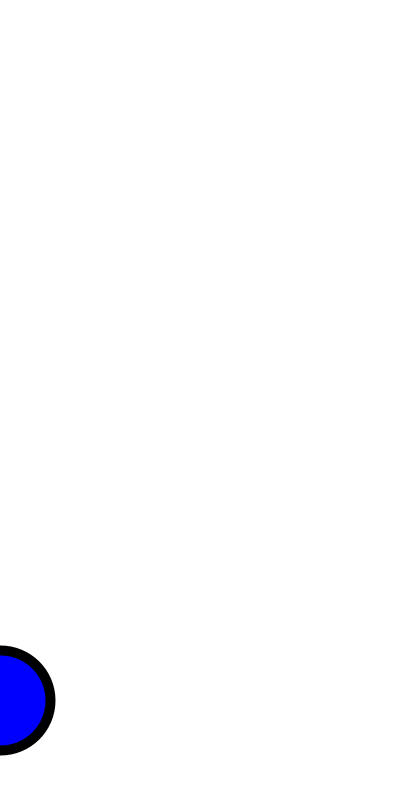
Frame 1 (no input)
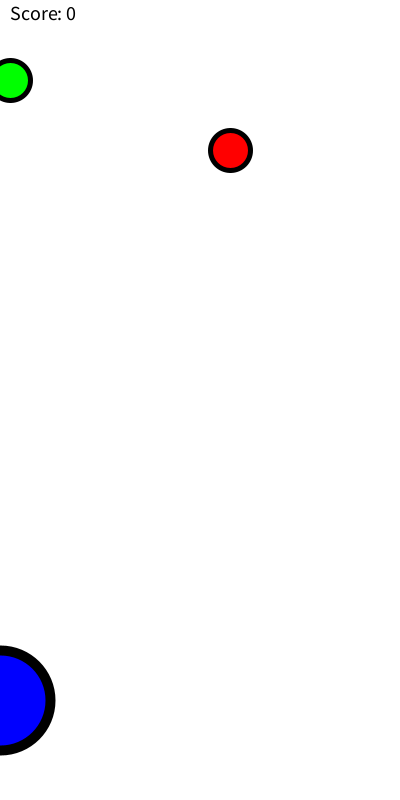
Frame 60 (the mouse pressed at the canvas centre just before this capture)
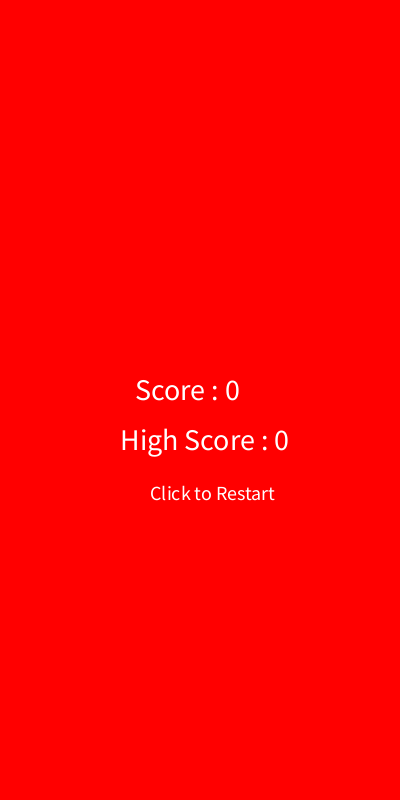
Frame 120 (the mouse held since frame 60 and released just before this capture)

The Processing sketch that drew these frames (run headless with seeded random() and noise(); from frame 60 on, the mouse is pressed at the canvas centre):

// Processing sketch: ball_game
// ── ball_game.pde
float y=0;
float x=230;
float y2=-70;
float x2=10;
int score = 0;
int highScore = 0;
boolean gameOver = false;

void setup(){
  size(400,800);
  background(255,255,255);
  frameRate(60);
}

void draw(){
  if(gameOver){
    background(255,0,0);
    String scores = "Score : " + score;
    String highScores = "High Score : " + highScore;
    fill(255,255,255);
    textSize(30);
    text(scores,135,400);
    text(highScores,120,450);
    textSize(20);
    text("Click to Restart",150,500);
  }
  else{
    background(255,255,255);
    player();
    if (millis() > 1000) {
      obstacleBalls();
      obstacleBalls2();
      endGame(50,20,mouseX,700,x,y);
      endGame(50,20,mouseX,700,x2,y2);
      textSize(20);
      fill(0,0,0);
      text("Score: " + score, 10, 20);
    }
  }
}

void mousePressed(){
  if(gameOver){
    if(score > highScore){
      highScore = score;
    }
    gameOver = false;
    score = 0;
    x = random(25,375);
    x2 = random(25,375);
    y = -70;
    y2 = -70;
  }
}

void player(){
  fill(color(0,0,255));
  strokeWeight(10);
  stroke(color(0,0,0));
  circle(mouseX,700,100);
}

void obstacleBalls(){
  fill(color(255,0,0));
  strokeWeight(5);
  stroke(color(0,0,0));
  circle(x,y,40);
  y+=10;
  if(y>830){
    y=-1;
    x = random(25,375);
    score++;
  }
}

void obstacleBalls2(){
  fill(color(0,255,0));
  strokeWeight(5);
  stroke(color(0,0,0));
  circle(x2,y2,40);
  y2+=10;
  if(y2>830){
    y2=-1;
    x2 = random(25,375);
    score++;
  }
}

float distance(float x1, float y1, float x2, float y2){
  float diffX = x2-x1;
  float diffY = y2-y1;
  diffX = diffX * diffX;
  diffY*=diffY;
  return sqrt(diffX+diffY);
}



void endGame(float r1, float r2, float x1, float y1, float x2, float y2){
  float dist = distance(x1,y1,x2,y2);
  if(dist<=r1+r2){
    gameOver = true;
  }
}
